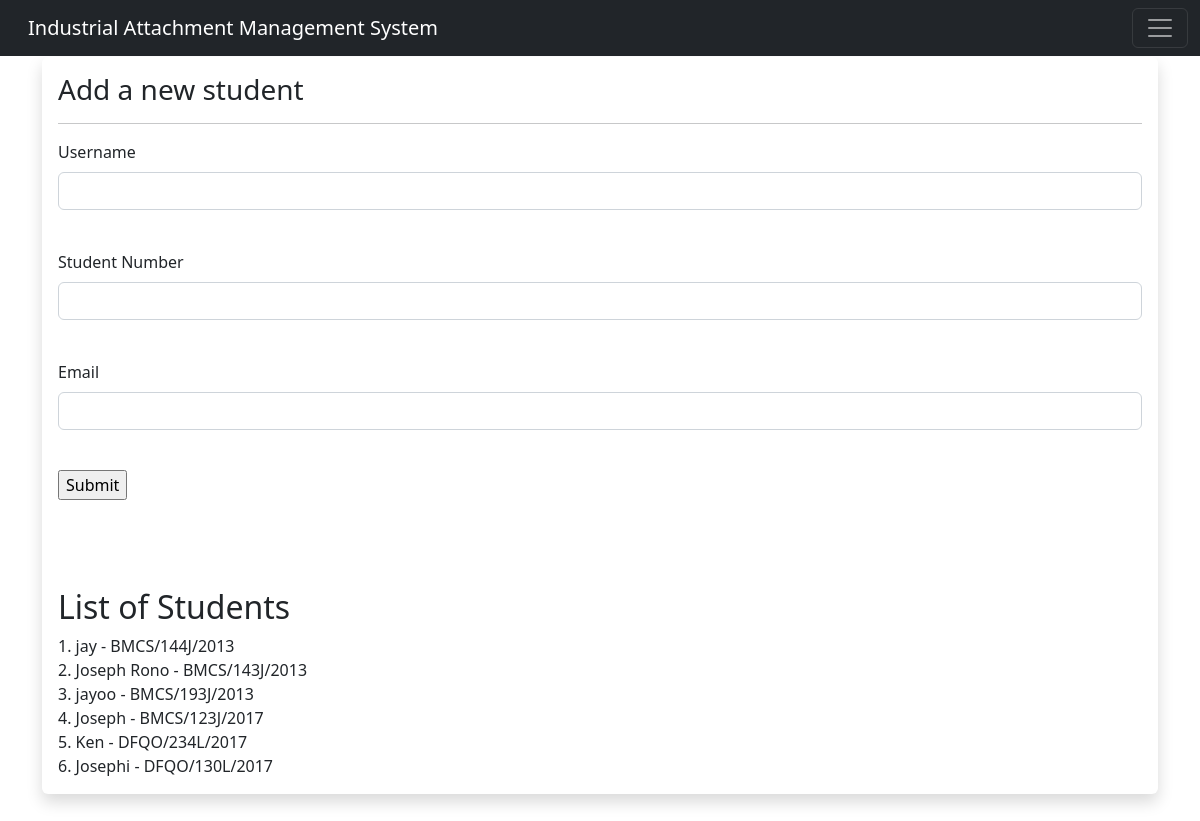
Screenshot of /users/add with the database file from the repository.
### app/models.py (models this page shows, shortened)
class User(db.Model):
    id = db.Column(db.Integer, primary_key=True)
    username = db.Column(db.String(64), index=True, unique=True)
    adm_number = db.Column(db.String(64), index=True, unique=True)
    email = db.Column(db.String(120), index=True, unique=True)
    date_added = db.Column(db.DateTime, default=datetime.utcnow)
    password_hash = db.Column(db.String(128))
    requests = db.relationship('Request', lazy='dynamic')

### app/routes.py (the view, shortened to what this page needs)
@app.route('/users/add', methods=['GET', 'POST'])
def add_student():
    name = None
    form = StudentForm()
    students = User.query.order_by(User.date_added)
    return render_template('add_student.html', title="Add",
        form=form,
        name=name,
        students=students)

### app/forms.py
class StudentForm(FlaskForm):
    username = StringField('Username', validators=[DataRequired()])
    adm_number = StringField('Student Number', validators=[DataRequired()])
    email = StringField('Email', validators=[DataRequired()])
    date_added = DateTimeField('Date Added')
    submit = SubmitField('Submit')

### app/templates/add_student.html (shortened to what this page needs)
{% extends 'base.html'%}
{% block content %}
    <div class="shadow p-3 mb-5 bg-body rounded">
        <form method="POST">
            <h3>Add a new student</h3>
            <hr>
            <p>
                {{ form.username.label(
                    class="form-label") }} <br/>
                {{ form.username(
                    class="form-control") }}<br/>
            </p>
            <p>
                {{ form.adm_number.label(
                    class="form-label") }} <br/>
                {{ form.adm_number(
                    class="form-control") }}<br>
            </p>
            <p>
                {{ form.email.label(
                    class="form-label") }}<br>
                {{ form.email(
                    class="form-control") }}<br>
            </p>
            <p> {{ form.submit() }}</p>
        </form>
        <br/><br/><br/>
        <h2>List of Students</h2>
        {% for student in students %}
            {{ student.id }}. {{ student.username }} - {{ student.adm_number }}<br/>
        {% endfor %}
    </div>
{% endblock %}

### app/templates/base.html (shortened to what this page needs)
<!doctype html>
<html lang="en">
    <head>
        <link rel="stylesheet" href="https://cdn.jsdelivr.net/npm/bootstrap@5.2.2/dist/css/bootstrap.rtl.min.css">
    </head>
    <body>
        {% include 'navbar.html' %}
        <br>
        <div class="container">
            {% block content %} {% endblock %}
        </div>
    </body>
</html>

### app/templates/navbar.html (shortened to what this page needs)
<nav class="navbar navbar-dark bg-dark fixed-top">
    <div class="container-fluid">
        <a class="navbar-brand" href="/index">Industrial Attachment Management System</a>
        <button class="navbar-toggler" type="button" data-bs-toggle="offcanvas" data-bs-target="#offcanvasDarkNavbar" aria-controls="offcanvasDarkNavbar">
            <span class="navbar-toggler-icon"></span>
        </button>
    </div>
</nav>

### rows the page displays
User: id "1", username "jay", adm_number "BMCS/144J/2013"
User: id "2", username "Joseph Rono", adm_number "BMCS/143J/2013"
User: id "3", username "jayoo", adm_number "BMCS/193J/2013"
User: id "4", username "Joseph", adm_number "BMCS/123J/2017"
User: id "5", username "Ken", adm_number "DFQO/234L/2017"
User: id "6", username "Josephi", adm_number "DFQO/130L/2017"
